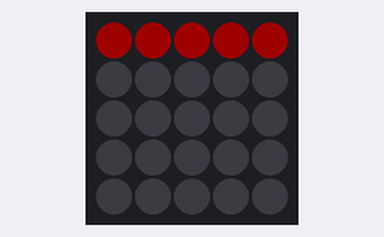
Simulated run of this program. Board: Raspberry Pi Pico running MicroPython. On the bench: 5×5 RGB LED matrix. Dim RGB values are drawn brighter than linear; the 25 LEDs are laid out as on the BitDogLab board (LED 0 bottom right, every second row reversed).

Above: at 0.17 s.
At 0.52 s:
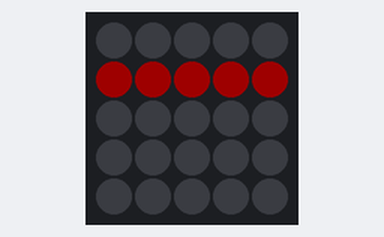
At 0.88 s:
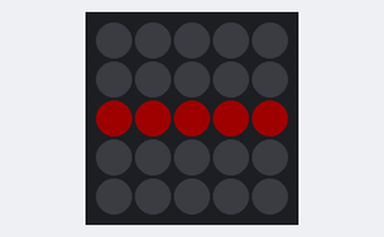
At 1.23 s:
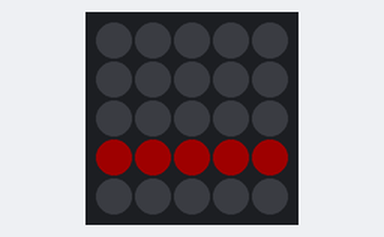
At 1.58 s:
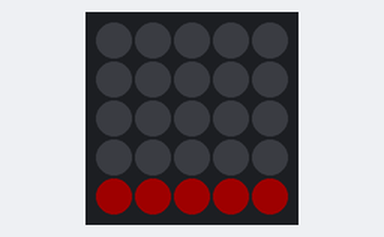

The program:

04_linha.py
```python
from machine import Pin
import neopixel
import time

np = neopixel.NeoPixel(Pin(7), 25)

# Ordem fisica dos LEDs na matriz 5x5 da BitDogLab.
linhas = [[24, 23, 22, 21, 20], [15, 16, 17, 18, 19], [14, 13, 12, 11, 10], [5, 6, 7, 8, 9], [4, 3, 2, 1, 0]]

while True:
    for linha in linhas:
        for i in range(25):
            np[i] = (0, 0, 0)
        for led in linha:
            np[led] = (30, 0, 0)
        np.write()
        time.sleep_ms(350)
```

Measured:
- by itself, everything shown: repeats every 1.8 s, in 5 steps
